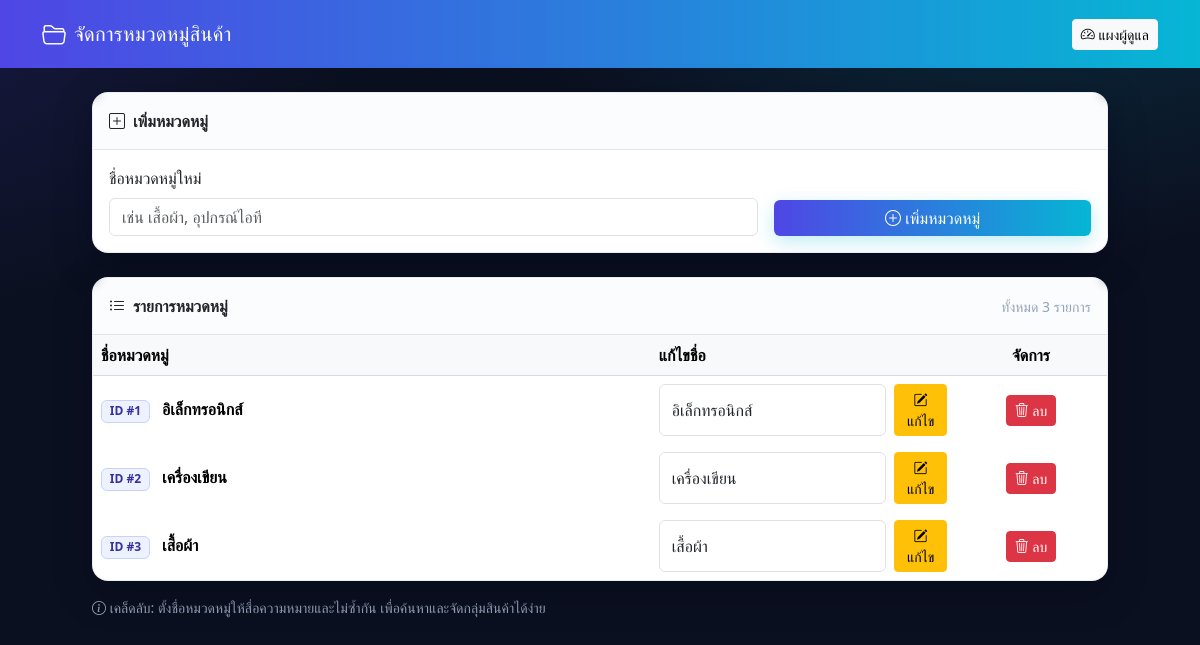
Screenshot of /admin/categories.php (signed in) with the database file from the repository.
### tables this page shows
CREATE TABLE `categories` (
`category_id` int(11) NOT NULL,
`category_name` varchar(100) NOT NULL
);

### admin/categories.php (the view, shortened to what this page needs)
<?php
require '../config.php';
if ($conn instanceof PDO) {
    $conn->setAttribute(PDO::ATTR_ERRMODE, PDO::ERRMODE_EXCEPTION);
}
$stmt = $conn->query("SELECT category_id, category_name AS name FROM categories ORDER BY category_id ASC");
$categories = $stmt->fetchAll(PDO::FETCH_ASSOC);
?>
<!DOCTYPE html>
<html lang="th">
<head>
<link href="https://cdn.jsdelivr.net/npm/bootstrap@5.3.3/dist/css/bootstrap.min.css" rel="stylesheet">
<link href="https://cdn.jsdelivr.net/npm/bootstrap-icons@1.11.3/font/bootstrap-icons.css" rel="stylesheet">
</head>
<body>
<div class="topbar py-3 mb-4">
  <div class="container d-flex align-items-center justify-content-between">
    <div class="d-flex align-items-center gap-2">
      <i class="bi bi-folder2-open text-white fs-4"></i>
      <h1 class="h5 title mb-0">จัดการหมวดหมู่สินค้า</h1>
    </div>
    <a href="index.php" class="btn btn-light btn-sm"><i class="bi bi-speedometer2"></i> แผงผู้ดูแล</a>
  </div>
</div>
<div class="container" style="max-width: 1040px;">
  <div class="toast-container position-fixed top-0 start-50 translate-middle-x p-3">
  </div>
  <div class="card clean mb-4">
    <div class="card-header py-3">
      <div class="d-flex align-items-center gap-2">
        <i class="bi bi-plus-square"></i>
        <span class="fw-semibold">เพิ่มหมวดหมู่</span>
      </div>
    </div>
    <div class="card-body">
      <form method="post" class="row g-3">
        <div class="col-md-8">
          <label class="form-label">ชื่อหมวดหมู่ใหม่</label>
          <input type="text" name="category_name" class="form-control" placeholder="เช่น เสื้อผ้า, อุปกรณ์ไอที" required>
        </div>
        <div class="col-md-4 d-flex align-items-end">
          <button type="submit" name="add_category" class="btn btn-gradient text-white w-100">
            <i class="bi bi-plus-circle"></i> เพิ่มหมวดหมู่
          </button>
        </div>
      </form>
    </div>
  </div>
  <div class="card clean">
    <div class="card-header py-3">
      <div class="d-flex align-items-center justify-content-between">
        <div class="d-flex align-items-center gap-2">
          <i class="bi bi-list-ul"></i>
          <span class="fw-semibold">รายการหมวดหมู่</span>
        </div>
        <span class="muted small">ทั้งหมด <?= count($categories) ?> รายการ</span>
      </div>
    </div>
    <div class="table-responsive">
      <table class="table table-hover table-borderless align-middle mb-0">
        <thead class="table-light">
          <tr>
            <th style="width:55%">ชื่อหมวดหมู่</th>
            <th style="width:30%">แก้ไขชื่อ</th>
            <th style="width:15%" class="text-center">จัดการ</th>
          </tr>
        </thead>
        <tbody>
          <?php if (empty($categories)): ?>
            <tr><td colspan="3" class="text-center muted py-4">ยังไม่มีหมวดหมู่</td></tr>
          <?php else: foreach ($categories as $cat): ?>
            <tr>
              <td class="fw-semibold">
                <span class="badge badge-cat me-2">ID #<?= (int)$cat['category_id'] ?></span>
                <?= htmlspecialchars($cat['name']) ?>
              </td>
              <td>
                <form method="post" class="d-flex gap-2">
                  <input type="text" name="new_name" class="form-control" value="<?= htmlspecialchars($cat['name']) ?>" required>
                  <button type="submit" name="update_category" class="btn btn-warning btn-sm">
                    <i class="bi bi-pencil-square"></i> แก้ไข
                  </button>
                </form>
              </td>
              <td class="text-center">
                <form method="post" class="d-inline" onsubmit="return confirm('ต้องการลบหมวดหมู่นี้หรือไม่?');">
                  <button type="submit" name="delete_category" class="btn btn-danger btn-sm">
                    <i class="bi bi-trash3"></i> ลบ
                  </button>
                </form>
              </td>
            </tr>
          <?php endforeach; endif; ?>
        </tbody>
      </table>
    </div>
  </div>
  <p class="muted small mt-3"><i class="bi bi-info-circle"></i> เคล็ดลับ: ตั้งชื่อหมวดหมู่ให้สื่อความหมายและไม่ซ้ำกัน เพื่อค้นหาและจัดกลุ่มสินค้าได้ง่าย</p>
</div>
</body>
</html>

### admin/categories.php (style rules this page uses)
:root { --brand-1:#4f46e5; --brand-2:#06b6d4; --ink:#0f172a; --muted:#64748b; }
body { background: radial-gradient(55rem 35rem at 85% -10%, rgba(6,182,212,.18), transparent 60%), radial-gradient(50rem 33rem at -10% 0%, rgba(79,70,229,.18), transparent 60%), #0b1020; min-height:100vh; }
.topbar { background: linear-gradient(90deg, var(--brand-1), var(--brand-2)); }
.title { color:#fff; letter-spacing:.3px; }
.card.clean { border: 1px solid rgba(148,163,184,.2); border-radius: 1rem; box-shadow: 0 12px 36px rgba(2,6,23,.35); overflow: hidden; }
.card-header { background: rgba(248,250,252,.6); border-bottom: 1px solid rgba(148,163,184,.25); backdrop-filter: blur(4px); }
.btn-gradient { background: linear-gradient(90deg, var(--brand-1), var(--brand-2)); border:0; box-shadow: 0 6px 18px rgba(6,182,212,.25); }
.table thead th { border-bottom: 1px solid rgba(148,163,184,.35)!important; }
.muted { color:#94a3b8; }
.badge-cat { background:#eef2ff; color:#3730a3; border:1px solid #c7d2fe; }
.toast-container { z-index:1080; }

### rows the page displays
categories: category_id "1", category_name "อิเล็กทรอนิกส์", new_name "อิเล็กทรอนิกส์"
categories: category_id "2", category_name "เครื่องเขียน", new_name "เครื่องเขียน"
categories: category_id "3", category_name "เสื้อผ้า", new_name "เสื้อผ้า"

### other values shown
count($categories) "3"
